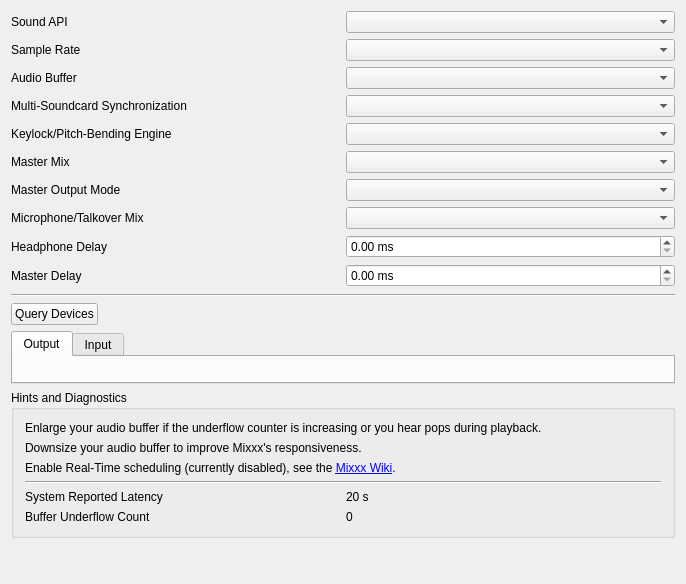
<?xml version="1.0" encoding="UTF-8"?>
<ui version="4.0">
 <class>DlgPrefSoundDlg</class>
 <widget class="QWidget" name="DlgPrefSoundDlg">
  <property name="geometry">
   <rect>
    <x>0</x>
    <y>0</y>
    <width>686</width>
    <height>584</height>
   </rect>
  </property>
  <property name="windowTitle">
   <string>Sound Hardware Preferences</string>
  </property>
  <layout class="QVBoxLayout" name="verticalLayout_2">
   <item>
    <layout class="QGridLayout" name="gridLayout">
     <item row="0" column="1">
      <widget class="QComboBox" name="apiComboBox"/>
     </item>
     <item row="8" column="0">
      <widget class="QLabel" name="headDelayLabel">
       <property name="text">
        <string>Headphone Delay</string>
       </property>
      </widget>
     </item>
     <item row="2" column="0">
      <widget class="QLabel" name="audioBufferLabel">
       <property name="text">
        <string>Audio Buffer</string>
       </property>
       <property name="buddy">
        <cstring>audioBufferComboBox</cstring>
       </property>
      </widget>
     </item>
     <item row="9" column="1">
      <widget class="QDoubleSpinBox" name="masterDelaySpinBox">
       <property name="suffix">
        <string extracomment="milliseconds"> ms</string>
       </property>
       <property name="decimals">
        <number>2</number>
       </property>
       <property name="maximum">
        <double>200.000000000000000</double>
       </property>
      </widget>
     </item>
     <item row="1" column="0">
      <widget class="QLabel" name="sampleRateLabel">
       <property name="text">
        <string>Sample Rate</string>
       </property>
       <property name="buddy">
        <cstring>sampleRateComboBox</cstring>
       </property>
      </widget>
     </item>
     <item row="10" column="0">
      <spacer name="outputVSpacer_3">
       <property name="orientation">
        <enum>Qt::Vertical</enum>
       </property>
       <property name="sizeType">
        <enum>QSizePolicy::MinimumExpanding</enum>
       </property>
       <property name="sizeHint" stdset="0">
        <size>
         <width>20</width>
         <height>1</height>
        </size>
       </property>
      </spacer>
     </item>
     <item row="1" column="1">
      <widget class="QComboBox" name="sampleRateComboBox"/>
     </item>
     <item row="2" column="1">
      <widget class="QComboBox" name="audioBufferComboBox"/>
     </item>
     <item row="0" column="0">
      <widget class="QLabel" name="apiLabel">
       <property name="text">
        <string>Sound API</string>
       </property>
       <property name="buddy">
        <cstring>apiComboBox</cstring>
       </property>
      </widget>
     </item>
     <item row="8" column="1">
      <widget class="QDoubleSpinBox" name="headDelaySpinBox">
       <property name="suffix">
        <string extracomment="milliseconds"> ms</string>
       </property>
       <property name="decimals">
        <number>2</number>
       </property>
       <property name="maximum">
        <double>200.000000000000000</double>
       </property>
      </widget>
     </item>
     <item row="9" column="0">
      <widget class="QLabel" name="masterDelayLabel">
       <property name="text">
        <string>Master Delay</string>
       </property>
      </widget>
     </item>
     <item row="3" column="0">
      <widget class="QLabel" name="deviceSyncLabel">
       <property name="text">
        <string>Multi-Soundcard Synchronization</string>
       </property>
      </widget>
     </item>
     <item row="3" column="1">
      <widget class="QComboBox" name="deviceSyncComboBox"/>
     </item>
     <item row="5" column="0">
      <widget class="QLabel" name="masteMixLabel">
       <property name="text">
        <string>Master Mix</string>
       </property>
      </widget>
     </item>
     <item row="5" column="1">
      <widget class="QComboBox" name="masterMixComboBox"/>
     </item>
     <item row="4" column="0">
      <widget class="QLabel" name="keylockLabel">
       <property name="text">
        <string>Keylock/Pitch-Bending Engine</string>
       </property>
       <property name="buddy">
        <cstring>keylockComboBox</cstring>
       </property>
      </widget>
     </item>
     <item row="4" column="1">
      <widget class="QComboBox" name="keylockComboBox"/>
     </item>
     <item row="6" column="0">
      <widget class="QLabel" name="masterMonoLabel">
       <property name="text">
        <string>Master Output Mode</string>
       </property>
      </widget>
     </item>
     <item row="6" column="1">
      <widget class="QComboBox" name="masterOutputModeComboBox"/>
     </item>
     <item row="7" column="0">
      <widget class="QLabel" name="micMixLabel">
       <property name="text">
        <string>Microphone/Talkover Mix</string>
       </property>
      </widget>
     </item>
     <item row="7" column="1">
      <widget class="QComboBox" name="micMixComboBox"/>
     </item>
    </layout>
   </item>
   <item>
    <widget class="Line" name="line_2">
     <property name="orientation">
      <enum>Qt::Horizontal</enum>
     </property>
    </widget>
   </item>
   <item>
    <layout class="QHBoxLayout" name="buttonsHLayout">
     <item>
      <widget class="QPushButton" name="queryButton">
       <property name="text">
        <string>Query Devices</string>
       </property>
      </widget>
     </item>
     <item>
      <spacer name="buttonsHSpacer">
       <property name="orientation">
        <enum>Qt::Horizontal</enum>
       </property>
       <property name="sizeHint" stdset="0">
        <size>
         <width>40</width>
         <height>20</height>
        </size>
       </property>
      </spacer>
     </item>
    </layout>
   </item>
   <item>
    <widget class="QTabWidget" name="ioTabs">
     <property name="sizePolicy">
      <sizepolicy hsizetype="MinimumExpanding" vsizetype="Expanding">
       <horstretch>0</horstretch>
       <verstretch>0</verstretch>
      </sizepolicy>
     </property>
     <property name="currentIndex">
      <number>0</number>
     </property>
     <widget class="QWidget" name="outputTab">
      <attribute name="title">
       <string>Output</string>
      </attribute>
      <layout class="QVBoxLayout" name="outputVLayout">
       <item>
        <spacer name="outputVSpacer">
         <property name="orientation">
          <enum>Qt::Vertical</enum>
         </property>
         <property name="sizeType">
          <enum>QSizePolicy::MinimumExpanding</enum>
         </property>
         <property name="sizeHint" stdset="0">
          <size>
           <width>20</width>
           <height>1</height>
          </size>
         </property>
        </spacer>
       </item>
      </layout>
     </widget>
     <widget class="QWidget" name="inputTab">
      <attribute name="title">
       <string>Input</string>
      </attribute>
      <layout class="QVBoxLayout" name="inputVLayout">
       <item>
        <spacer name="inputVSpacer">
         <property name="orientation">
          <enum>Qt::Vertical</enum>
         </property>
         <property name="sizeType">
          <enum>QSizePolicy::MinimumExpanding</enum>
         </property>
         <property name="sizeHint" stdset="0">
          <size>
           <width>20</width>
           <height>1</height>
          </size>
         </property>
        </spacer>
       </item>
      </layout>
     </widget>
    </widget>
   </item>
   <item>
    <widget class="QGroupBox" name="Hints">
     <property name="title">
      <string>Hints and Diagnostics</string>
     </property>
     <layout class="QGridLayout" name="gridLayout_6">
      <item row="0" column="0" colspan="2">
       <widget class="QLabel" name="underflowCounterHint">
        <property name="text">
         <string>Enlarge your audio buffer if the underflow counter is increasing or you hear pops during playback.</string>
        </property>
        <property name="wordWrap">
         <bool>true</bool>
        </property>
       </widget>
      </item>
      <item row="1" column="0" colspan="2">
       <widget class="QLabel" name="audioBufferHint">
        <property name="text">
         <string>Downsize your audio buffer to improve Mixxx's responsiveness.</string>
        </property>
        <property name="wordWrap">
         <bool>true</bool>
        </property>
       </widget>
      </item>
      <item row="2" column="0" colspan="2">
       <widget class="QLabel" name="limitsHint">
        <property name="text">
         <string>Enable Real-Time scheduling (currently disabled), see the &lt;a href=&quot;http://www.mixxx.org/wiki/doku.php/troubleshooting?s[]=limits&quot;&gt;Mixxx Wiki&lt;/a&gt;.</string>
        </property>
        <property name="wordWrap">
         <bool>true</bool>
        </property>
        <property name="openExternalLinks">
         <bool>true</bool>
        </property>
       </widget>
      </item>
      <item row="3" column="0" colspan="2">
       <widget class="Line" name="line">
        <property name="orientation">
         <enum>Qt::Horizontal</enum>
        </property>
       </widget>
      </item>
      <item row="4" column="0">
        <widget class="QLabel" name="latencyLabel">
         <property name="text">
          <string>System Reported Latency</string>
         </property>
         <property name="buddy">
          <cstring>audioBufferComboBox</cstring>
         </property>
        </widget>
       </item>
       <item row="4" column="1">
        <widget class="QLabel" name="currentLatency">
         <property name="text">
          <string>20 s</string>
         </property>
        </widget>
       </item>
       <item row="5" column="0">
        <widget class="QLabel" name="underflowLabel">
         <property name="text">
          <string>Buffer Underflow Count</string>
         </property>
         <property name="buddy">
          <cstring>audioBufferComboBox</cstring>
         </property>
        </widget>
       </item>
       <item row="5" column="1">
        <widget class="QLabel" name="bufferUnderflowCount">
         <property name="text">
          <string>0</string>
         </property>
        </widget>
       </item>
     </layout>
    </widget>
   </item>
   <item>
    <spacer name="verticalSpacer">
     <property name="orientation">
      <enum>Qt::Vertical</enum>
     </property>
     <property name="sizeType">
      <enum>QSizePolicy::Expanding</enum>
     </property>
     <property name="sizeHint" stdset="0">
      <size>
       <width>20</width>
       <height>40</height>
      </size>
     </property>
    </spacer>
   </item>
  </layout>
 </widget>
 <layoutdefault spacing="6" margin="11"/>
 <tabstops>
  <tabstop>apiComboBox</tabstop>
  <tabstop>sampleRateComboBox</tabstop>
  <tabstop>audioBufferComboBox</tabstop>
  <tabstop>deviceSyncComboBox</tabstop>
  <tabstop>headDelaySpinBox</tabstop>
  <tabstop>masterDelaySpinBox</tabstop>
  <tabstop>ioTabs</tabstop>
  <tabstop>queryButton</tabstop>
 </tabstops>
 <resources/>
 <connections/>
</ui>
